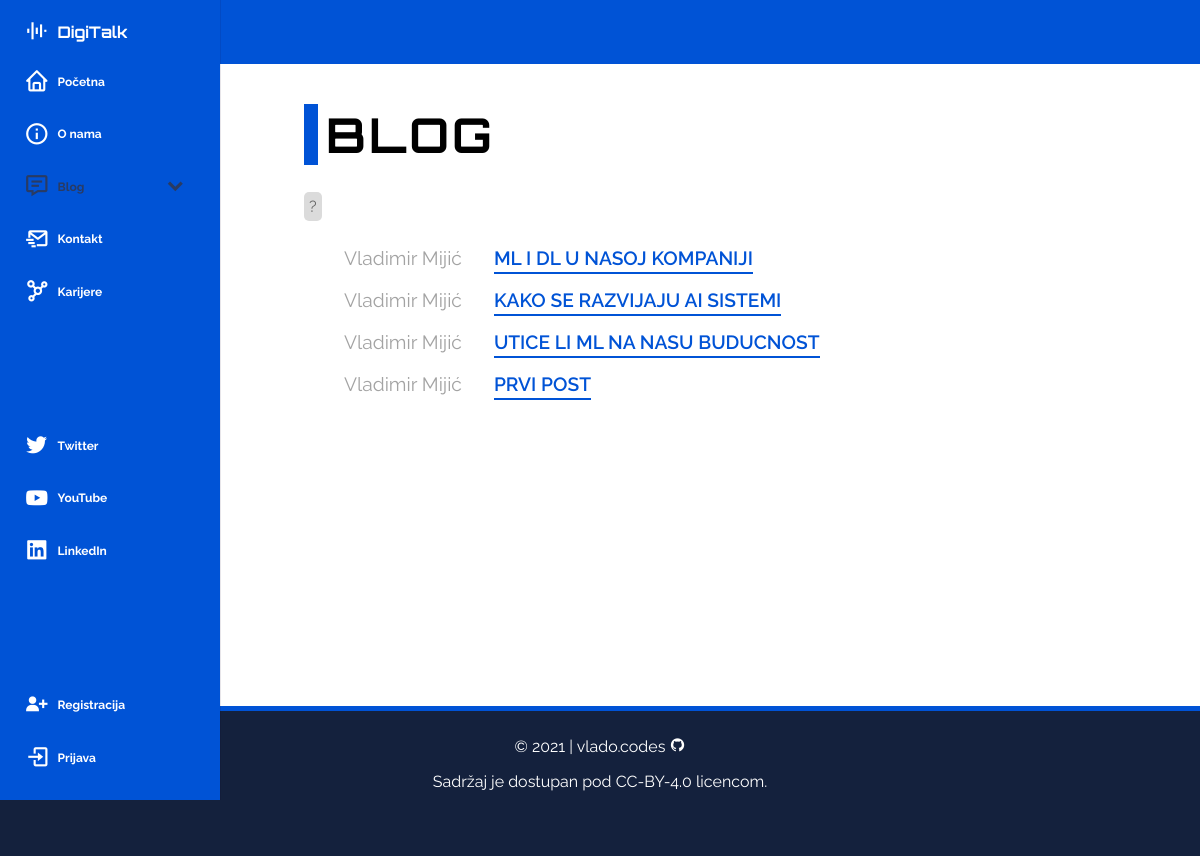
Page /blog/ on the earlier database version.
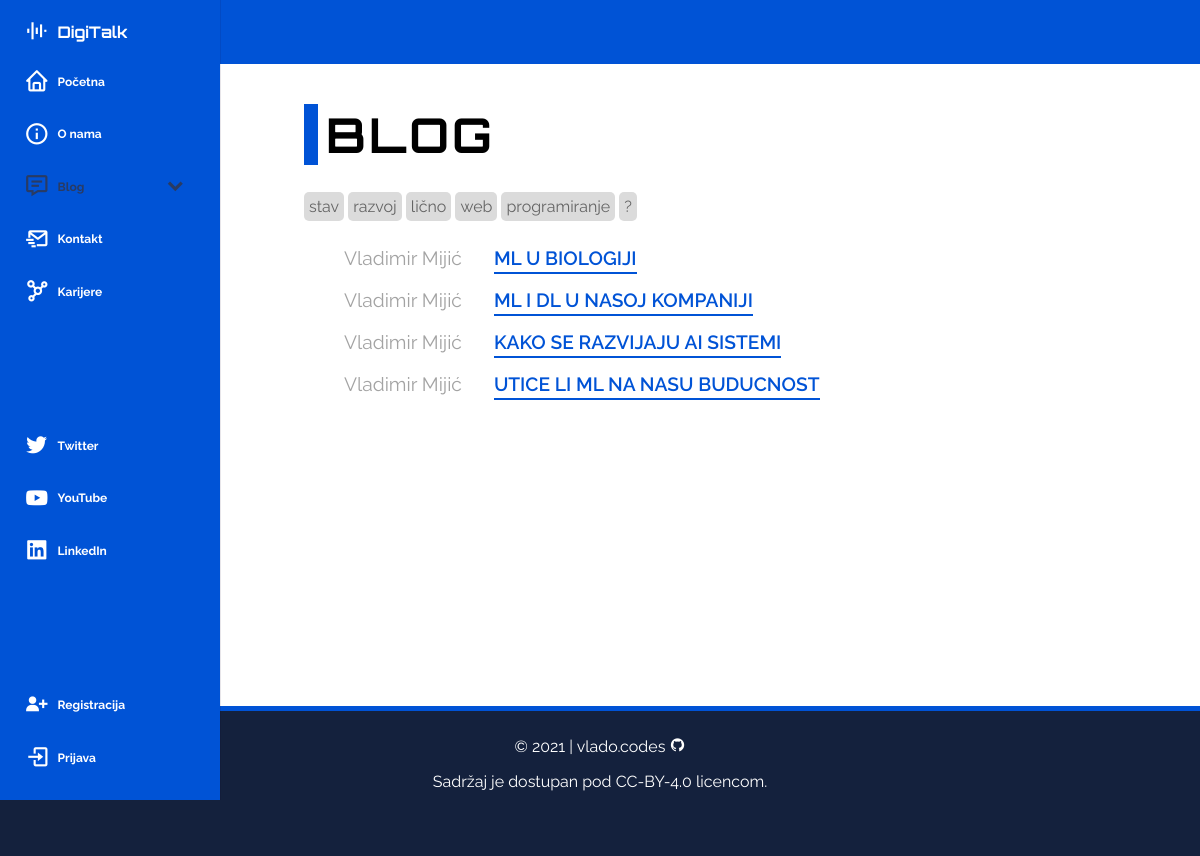
Same page on the later database version.
### first_app/models.py (models this page shows, shortened)
class Post(models.Model):
    title = models.CharField(max_length = 60)
    author = models.ForeignKey(User, on_delete = models.CASCADE)
    body = RichTextField(blank = True, null = True)
    date = models.DateField(auto_now_add = True)
    category = models.CharField(max_length = 30, default = 'uncategorized')

class Category(models.Model):
    name = models.CharField(max_length = 30)
    def __str__(self):
        return self.name

### first_app/views.py (the view)
# urls.py: path('blog/', views.blogView.as_view(), name='blog'),
class blogView(ListView):
    model = Post
    template_name = 'blog.html'
    ordering = ['-id']
    def get_context_data(self, *args, **kwargs):
        cat_list = Category.objects.all()[:5]
        context = super(blogView, self).get_context_data(*args, **kwargs)
        context["cat_list"] = cat_list
        return context
    def get_queryset(self):
        object_list = Post.objects.all()
        query = self.request.GET.get('search')
        if query:
            object_list = object_list.filter(
                Q(title__contains = query) |
                Q(body__contains = query))
        return object_list.order_by('-id')

### first_app/templates/blog.html (shortened to what this page needs)
{% extends 'base.html' %}
{% block head %}
<div class="blog-page">
    <h1 class="blog-page-title">Blog</h1>
    <div class="tagline">
        {% for cat in cat_list %}
            <a href="{% url 'category' cat|slugify %}" id="blog-cat">{{ cat.name }}</a>
        {% endfor %}
        <p id="menu" onclick="showDiv('search-form');">?</p>
    </div>
    <ul class="blog-posts">
        {% for post in object_list %}
            <li>
                <span class="blog-post-author">{{ post.author.first_name }} {{ post.author.last_name }}</span>
                <a class="blog-post-link" href="{% url 'blog_post' post.pk %}">{{ post.title }}</a>
            </li>
        {% endfor %}
    </ul>
</div>
{% endblock head %}

Differences in the rows shown:
removed Post: author.first_name "Vladimir", author.last_name "Mijić", title "PRVI POST"
added Category: name "stav"
added Category: name "razvoj"
added Category: name "lično"
added Category: name "web"
added Category: name "programiranje"
added Post: author.first_name "Vladimir", author.last_name "Mijić", title "ML U BIOLOGIJI"
